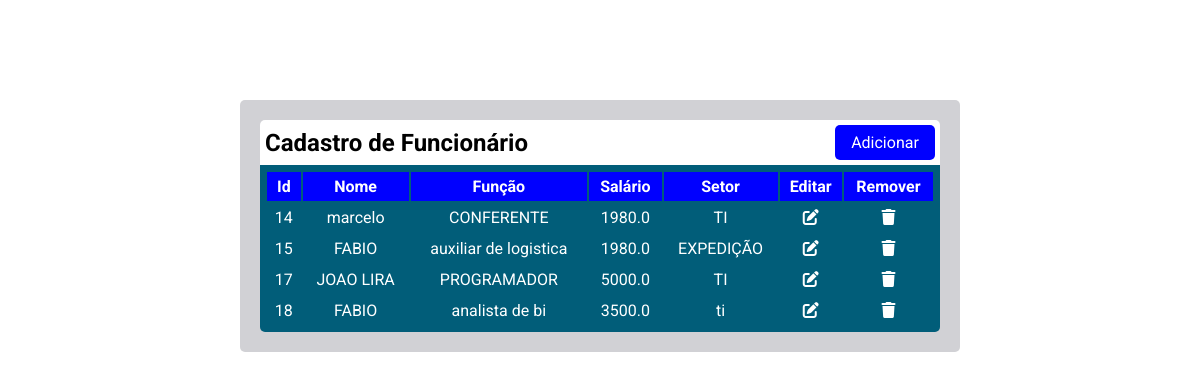
Before: / with the older database file.
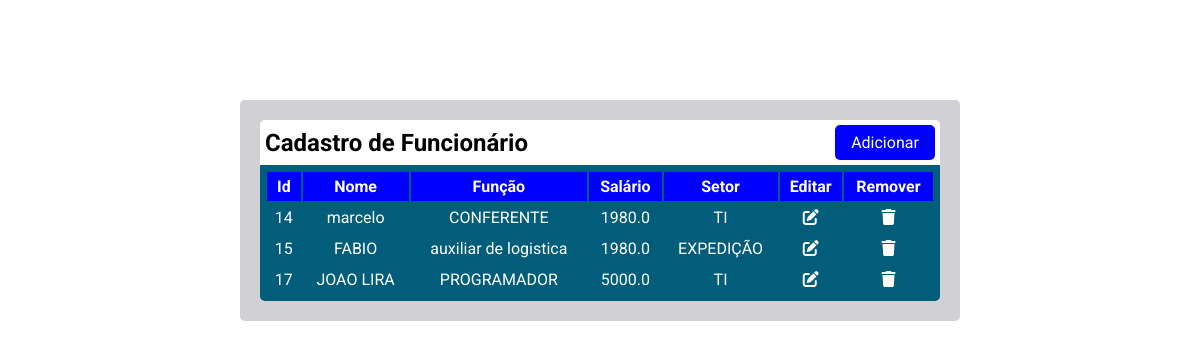
After: the same page with the newer database file.
### tables this page shows
CREATE TABLE funcionario (
               id INTEGER PRIMARY KEY AUTOINCREMENT,
               nome TEXT,
               funcao TEXT,
               salario FLOAT,
               setor TEXT);

### main.py (the view)
@app.route('/')
def index():
    lista = database.README()
    dados_formulario = request.form.to_dict()
    return render_template('index.html',lista=lista,dados=dados_formulario)

### database.py (called while the page is built)
def conexao():
    conect = sqlite3.connect('crud.db')
    cursor = conect.cursor()
    return cursor

def README():
    cursor = conexao()
    cursor.execute('SELECT * FROM funcionario')
    return cursor.fetchall()

### templates/index.html (shortened to what this page needs)
<!DOCTYPE html>
<html lang="pt-br">
<head>
    <link rel="stylesheet" href="https://cdnjs.cloudflare.com/ajax/libs/font-awesome/6.7.2/css/all.min.css" />
    <link rel="stylesheet" href="/static/style.css">
</head>
<body>
    <div class="container">
        <div class="header">
            <h2>Cadastro de Funcionário</h1>
            <button id="add" onclick="abrirModal()">Adicionar</button>
        </div>
        <div class="div-table">
            <table class="tabela">
                <thead >
                    <tr>
                        <th>Id</th>
                        <th>Nome</th>
                        <th>Função</th>
                        <th>Salário</th>
                        <th>Setor</th>
                        <th>Editar</th>
                        <th>Remover</th>
                    </tr>
                </thead>
                {% for i in lista %}
                <tr >
                    <td>{{i[0]}}</td>
                    <td>{{i[1]}}</td>
                    <td>{{i[2]}}</td>
                    <td>{{i[3]}}</td>
                    <td>{{i[4]}}</td>
                    <td><i class="fa-solid fa-pen-to-square"  id="{{i[0]}}"></i></td>
                    <td><i class="fa-solid fa-trash" id="{{i[0]}}"></i></td>
                </tr>
                {% endfor %}
            </table>
        </div>
    </div>
</body>
</html>

### static/style.css (style rules this page uses)
* { margin: 0; padding: 0; box-sizing: border-box; font-family: 'Roboto', sans-serif; outline: none; }
body { background-color: white; }
.container { flex-wrap: wrap; background-color: #d1d1d5; justify-content: center; align-items: center; width: 60%; border-radius: 5px; padding: 20px; margin: 100px auto 0; }
.container .header { display: flex; flex-wrap: wrap; justify-content:space-between; align-items: center; background-color: white; padding: 5px; border-radius: 5px 5px 0 0; }
.container .header > button { width: 100px; background-color: blue; color: white; font-size: 1rem; border-radius: 5px; padding: 8px; border: none; cursor: pointer; }
.container thead th { background-color: blue; padding: 5px; }
.container .div-table { width: 100%; flex-wrap: wrap; justify-content: center; background-color: rgb(1, 93, 121); border-radius: 0 0 5px 5px; }
.container .div-table, table { width: 100%; justify-content: center; align-items: center; }
.container .div-table, tr > td { flex-wrap: wrap; color: white; text-align: center; padding: 5px; }
.container .div-table i { cursor: pointer; }

Changed rows visible on the page:
removed funcionario: id "18", nome "FABIO", funcao "analista de bi", salario "3500.0", setor "ti"
